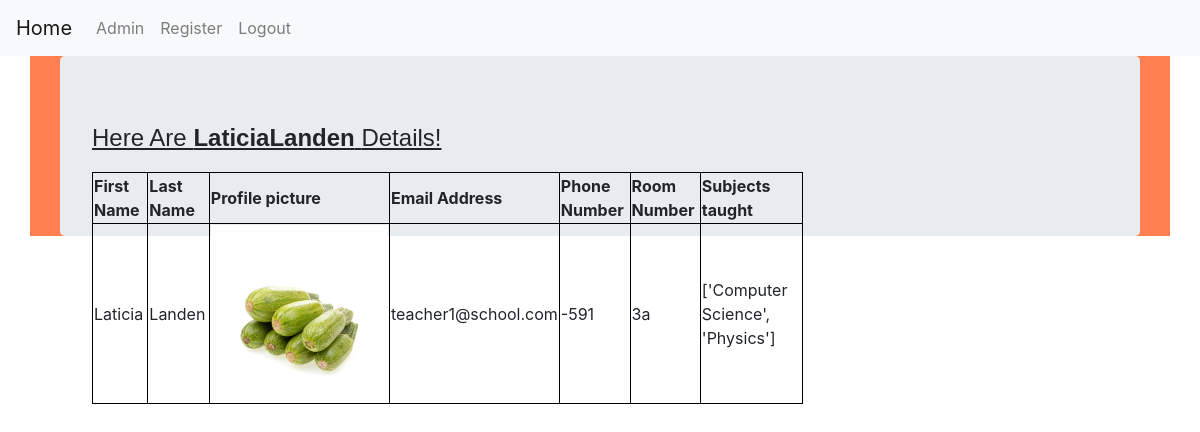
/tdapp/teacher_details/1/ (signed in), run on the app's committed database.
### tdapp/models.py (models this page shows, shortened)
class UserProfileInfo(models.Model):
    user = models.OneToOneField(User, on_delete=models.CASCADE)
    profile_pic = models.ImageField(upload_to='profile_pics',blank=True)
    phone_number = models.IntegerField(null=True, blank=False)
    room_number = models.CharField(max_length=255,null=True, blank=False)
    subject_taught = models.CharField(max_length=255,null=True, blank=False)

### tdapp/views.py (the view)
# urls.py: path('teacher_details/<int:id>/',views.Teacher_details.as_view(),name='teacher_details'),
class Teacher_details(TemplateView):
    template_name = 'tdapp/teacher_details.html'
    def get_context_data(self, **kwargs):
        context = super(Teacher_details, self).get_context_data(**kwargs)
        user_d = get_object_or_404(UserProfileInfo, id=self.kwargs['id'])
        context['user_data'] = user_d
        return context

### templates/tdapp/teacher_details.html
{% extends "tdapp/base.html" %}
{% block body_block %}
{% load static %}
<div class="container">
  <div class="jumbotron">
    {% if user.is_authenticated %}
    <div class="details-name">
        <p>Here are <strong>{{user_data.user.username}}</strong> details!</p>
        </div>
    <div class="table_details">
        <table>
            <thead>
              <th>First Name</th>
              <th>Last Name</th>
              <th>Profile picture</th>
              <th>Email Address</th>
              <th>Phone Number</th>
              <th>Room Number</th>
              <th>Subjects taught</th>
            </thead>
            <tbody>
              <tr>
                <td>{{user_data.user.first_name}}</td>
                <td>{{user_data.user.last_name}}</td>
                  {% if user_data.profile_pic.url != "/static/images/default-user.png" %}
                  <td><img src="{{user_data.profile_pic.url}}" alt="author" width="100%" height="auto"></td>
                  {%else%}
                  <td><img src="/static/images/default-user.png" alt="author" width="100%" height="auto"></td>
                  {%endif%}
                <td>{{user_data.user.email}}</td>
                <td>{{user_data.phone_number}}</td>
                <td>{{user_data.room_number}}</td>
                <td>{{user_data.subject_taught}}</td>
              </tr>
            </tbody>
          </table>
    </div>
    {% else %}
        <h2>Welcome to the site!</h2>
        <h2>Login to Enter the Directory!</h2>
    {% endif %}
  </div>
</div>
{% endblock %}

### templates/tdapp/base.html (shortened to what this page needs)
{%load static%}
<!DOCTYPE html>
<html>
  <head>
    <link rel="stylesheet" href="https://stackpath.bootstrapcdn.com/bootstrap/4.1.3/css/bootstrap.min.css"
>
    <link rel="stylesheet" href="https://cdnjs.cloudflare.com/ajax/libs/font-awesome/4.7.0/css/font-awesome.min.css">
    <link rel="stylesheet" type="text/css" href="{% static 'css/style.css' %}">
  </head>
  <body>
    <nav class="navbar navbar-expand-lg navbar-light bg-light">
      <div class="navbar-nav">
        <a class="navbar-brand" href="{% url 'index' %}">Home</a>
        <a class="nav-item nav-link" href="{% url 'admin:index' %}">Admin</a>
        <a class="nav-item nav-link" href="{% url 'tdapp:register' %}">Register</a>
        {% if user.is_authenticated %}
          <a class="nav-link" href="{% url 'logout' %}">Logout</a>
        {% else %}
          <a class="nav-link" href="{% url 'tdapp:user_login' %}">Login</a>
        {% endif %}
      </div>
    </nav>
    <div class="container">
    {% block body_block %}
    {% endblock %}
    </div>
  </body>
</html>

### static/css/style.css (style rules this page uses)
table, th, td { border: 1px black solid; }
table { width: 70%; float: left; box-sizing:border-box; }
.details-name { font-size: 1.5em; font-family: Arial, Helvetica, sans-serif; text-decoration: underline; text-transform: capitalize; }
.container { background-color: coral; }

### data on the page
UserProfileInfo: user.username "LaticiaLanden", user.first_name "Laticia", user.last_name "Landen", profile_pic (picture), user.email "teacher1@school.com", phone_number "-591", room_number "3a", subject_taught "['Computer Science', 'Physics']"
